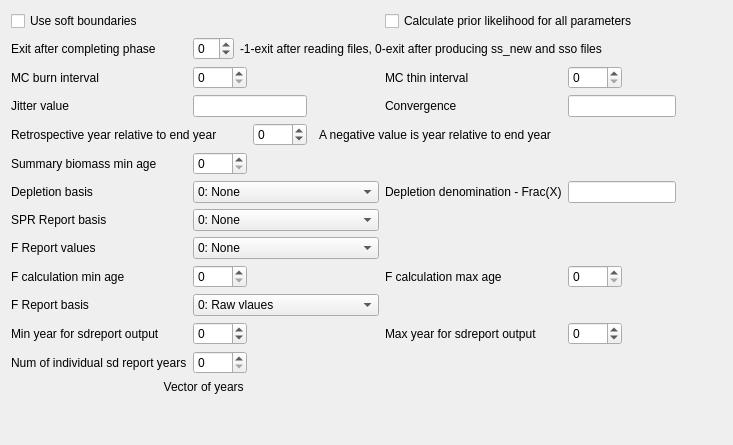
     <widget class="QWidget" name="tab_settings">
      <attribute name="title">
       <string>Settings</string>
      </attribute>
      <layout class="QVBoxLayout" name="verticalLayout_4">
       <item>
        <layout class="QGridLayout" name="gridLayout_settings">
         <item row="4" column="6" colspan="2">
          <widget class="QLineEdit" name="lineEdit_convergence"/>
         </item>
         <item row="12" column="1">
          <widget class="QSpinBox" name="spinBox_sdrpt_min_yr">
           <property name="minimum">
            <number>-5</number>
           </property>
           <property name="maximum">
            <number>2500</number>
           </property>
          </widget>
         </item>
         <item row="0" column="0">
          <widget class="QCheckBox" name="checkBox_soft_bounds">
           <property name="text">
            <string>Use soft boundaries</string>
           </property>
          </widget>
         </item>
         <item row="10" column="5">
          <widget class="QLabel" name="label_f_max_age">
           <property name="text">
            <string>F calculation max age</string>
           </property>
          </widget>
         </item>
         <item row="6" column="0">
          <widget class="QLabel" name="labe_f_bmass_min_age">
           <property name="text">
            <string>Summary biomass min age</string>
           </property>
          </widget>
         </item>
         <item row="13" column="2" rowspan="2" colspan="7">
          <layout class="QHBoxLayout" name="horizontalLayout_sdYears"/>
         </item>
         <item row="7" column="0">
          <widget class="QLabel" name="label_f_dep">
           <property name="text">
            <string>Depletion basis</string>
           </property>
          </widget>
         </item>
         <item row="13" column="1">
          <widget class="QSpinBox" name="spinBox_num_std_yrs"/>
         </item>
         <item row="7" column="1" colspan="4">
          <widget class="QComboBox" name="comboBox_f_dep">
           <item>
            <property name="text">
             <string>0: None</string>
            </property>
           </item>
           <item>
            <property name="text">
             <string>1: X * B0</string>
            </property>
           </item>
           <item>
            <property name="text">
             <string>2: X * B_msy</string>
            </property>
           </item>
           <item>
            <property name="text">
             <string>3: X * B_styr</string>
            </property>
           </item>
          </widget>
         </item>
         <item row="9" column="0">
          <widget class="QLabel" name="label_f_rpt_units">
           <property name="text">
            <string>F Report values</string>
           </property>
          </widget>
         </item>
         <item row="10" column="0">
          <widget class="QLabel" name="label_f_min_age">
           <property name="text">
            <string>F calculation min age</string>
           </property>
          </widget>
         </item>
         <item row="7" column="6" colspan="2">
          <widget class="QLineEdit" name="lineEdit_dep_denom"/>
         </item>
         <item row="11" column="1" colspan="4">
          <widget class="QComboBox" name="comboBox_f_report_basis">
           <item>
            <property name="text">
             <string>0: Raw vlaues</string>
            </property>
           </item>
           <item>
            <property name="text">
             <string>1: F / F_spr</string>
            </property>
           </item>
           <item>
            <property name="text">
             <string>2: F / F_msy</string>
            </property>
           </item>
           <item>
            <property name="text">
             <string>3: F / F_btgt</string>
            </property>
           </item>
          </widget>
         </item>
         <item row="10" column="6">
          <widget class="QSpinBox" name="spinBox_f_max_age"/>
         </item>
         <item row="8" column="1" colspan="4">
          <widget class="QComboBox" name="comboBox_spr_basis">
           <item>
            <property name="text">
             <string>0: None</string>
            </property>
           </item>
           <item>
            <property name="text">
             <string>1: (1-SPR) / (1-SPR_tgt)</string>
            </property>
           </item>
           <item>
            <property name="text">
             <string>2: (1-SPR) / (1-SPR_MSY)</string>
            </property>
           </item>
           <item>
            <property name="text">
             <string>3: (1-SPR) / (1-SPR_Btarget)</string>
            </property>
           </item>
           <item>
            <property name="text">
             <string>4:  1-SPR values</string>
            </property>
           </item>
          </widget>
         </item>
         <item row="4" column="0">
          <widget class="QLabel" name="label_jitter">
           <property name="text">
            <string>Jitter value</string>
           </property>
          </widget>
         </item>
         <item row="12" column="0">
          <widget class="QLabel" name="label_sdrpt_min_yr">
           <property name="text">
            <string>Min year for sdreport output</string>
           </property>
          </widget>
         </item>
         <item row="11" column="0">
          <widget class="QLabel" name="label_f_report_basis">
           <property name="text">
            <string>F Report basis</string>
           </property>
          </widget>
         </item>
         <item row="3" column="7">
          <spacer name="horizontalSpacer_MC">
           <property name="orientation">
            <enum>Qt::Horizontal</enum>
           </property>
           <property name="sizeHint" stdset="0">
            <size>
             <width>40</width>
             <height>20</height>
            </size>
           </property>
          </spacer>
         </item>
         <item row="0" column="1" colspan="4">
          <spacer name="horizontalSpacer_setings">
           <property name="orientation">
            <enum>Qt::Horizontal</enum>
           </property>
           <property name="sizeHint" stdset="0">
            <size>
             <width>40</width>
             <height>20</height>
            </size>
           </property>
          </spacer>
         </item>
         <item row="3" column="0">
          <widget class="QLabel" name="label_mc_burn">
           <property name="text">
            <string>MC burn interval</string>
           </property>
          </widget>
         </item>
         <item row="14" column="0" colspan="2">
          <widget class="QLabel" name="label_std_yrs">
           <property name="text">
            <string>Vector of years </string>
           </property>
           <property name="alignment">
            <set>Qt::AlignRight|Qt::AlignTrailing|Qt::AlignVCenter</set>
           </property>
          </widget>
         </item>
         <item row="12" column="6">
          <widget class="QSpinBox" name="spinBox_sdrpt_max_yr">
           <property name="minimum">
            <number>-10</number>
           </property>
           <property name="maximum">
            <number>2500</number>
           </property>
          </widget>
         </item>
         <item row="7" column="5">
          <widget class="QLabel" name="label_f_dep_denom">
           <property name="text">
            <string>Depletion denomination - Frac(X)</string>
           </property>
          </widget>
         </item>
         <item row="4" column="5">
          <widget class="QLabel" name="label_convergence">
           <property name="text">
            <string>Convergence </string>
           </property>
          </widget>
         </item>
         <item row="0" column="5" colspan="3">
          <widget class="QCheckBox" name="checkBox_priors">
           <property name="sizePolicy">
            <sizepolicy hsizetype="Minimum" vsizetype="Fixed">
             <horstretch>0</horstretch>
             <verstretch>0</verstretch>
            </sizepolicy>
           </property>
           <property name="text">
            <string>Calculate prior likelihood for all parameters</string>
           </property>
          </widget>
         </item>
         <item row="12" column="5">
          <widget class="QLabel" name="label_sdrpt_max_yr">
           <property name="text">
            <string>Max year for sdreport output</string>
           </property>
          </widget>
         </item>
         <item row="8" column="0">
          <widget class="QLabel" name="label_spr_basis">
           <property name="text">
            <string>SPR Report basis</string>
           </property>
          </widget>
         </item>
         <item row="10" column="1">
          <widget class="QSpinBox" name="spinBox_f_min_age"/>
         </item>
         <item row="6" column="1">
          <widget class="QSpinBox" name="spinBox_f_bmass_min_age"/>
         </item>
         <item row="5" column="2">
          <widget class="QSpinBox" name="spinBox_retrospect_yr">
           <property name="minimum">
            <number>-10</number>
           </property>
           <property name="maximum">
            <number>3000</number>
           </property>
          </widget>
         </item>
         <item row="5" column="0" colspan="2">
          <widget class="QLabel" name="label_retrospect_yr">
           <property name="text">
            <string>Retrospective year relative to end year</string>
           </property>
          </widget>
         </item>
         <item row="1" column="1" colspan="7">
          <layout class="QHBoxLayout" name="horizontalLayout_last_phase">
           <item>
            <widget class="QSpinBox" name="spinBox_last_phase">
             <property name="minimum">
              <number>-1</number>
             </property>
            </widget>
           </item>
           <item>
            <widget class="QLabel" name="label_last_phase_info">
             <property name="text">
              <string>-1-exit after reading files, 0-exit after producing ss_new and sso files</string>
             </property>
            </widget>
           </item>
           <item>
            <spacer name="horizontalSpacer_last_phase">
             <property name="orientation">
              <enum>Qt::Horizontal</enum>
             </property>
             <property name="sizeHint" stdset="0">
              <size>
               <width>40</width>
               <height>20</height>
              </size>
             </property>
            </spacer>
           </item>
          </layout>
         </item>
         <item row="13" column="0">
          <widget class="QLabel" name="label_num_std_yrs">
           <property name="text">
            <string>Num of individual sd report years</string>
           </property>
          </widget>
         </item>
         <item row="3" column="5">
          <widget class="QLabel" name="label_mc_thin">
           <property name="text">
            <string>MC thin interval</string>
           </property>
          </widget>
         </item>
         <item row="1" column="0">
          <widget class="QLabel" name="label_last_phase">
           <property name="text">
            <string>Exit after completing phase</string>
           </property>
          </widget>
         </item>
         <item row="9" column="1" colspan="4">
          <widget class="QComboBox" name="comboBox_f_rpt_units">
           <item>
            <property name="text">
             <string>0: None</string>
            </property>
           </item>
           <item>
            <property name="text">
             <string>1: Exploitation (Bio)</string>
            </property>
           </item>
           <item>
            <property name="text">
             <string>2: Exploitation (Num)</string>
            </property>
           </item>
           <item>
            <property name="text">
             <string>3: Sum (sum Fs by fleet)</string>
            </property>
           </item>
           <item>
            <property name="text">
             <string>4: True F for range of ages</string>
            </property>
           </item>
          </widget>
         </item>
         <item row="3" column="1">
          <widget class="QSpinBox" name="spinBox_mc_burn"/>
         </item>
         <item row="3" column="6">
          <widget class="QSpinBox" name="spinBox_mc_thin"/>
         </item>
         <item row="4" column="8">
          <spacer name="horizontalSpacer_convergence">
           <property name="orientation">
            <enum>Qt::Horizontal</enum>
           </property>
           <property name="sizeHint" stdset="0">
            <size>
             <width>40</width>
             <height>20</height>
            </size>
           </property>
          </spacer>
         </item>
         <item row="4" column="4">
          <spacer name="horizontalSpacer_jitter">
           <property name="orientation">
            <enum>Qt::Horizontal</enum>
           </property>
           <property name="sizeHint" stdset="0">
            <size>
             <width>40</width>
             <height>20</height>
            </size>
           </property>
          </spacer>
         </item>
         <item row="4" column="1" colspan="2">
          <widget class="QLineEdit" name="lineEdit_jitter"/>
         </item>
         <item row="5" column="4" colspan="3">
          <widget class="QLabel" name="label">
           <property name="text">
            <string>A negative value is year relative to end year</string>
           </property>
          </widget>
         </item>
        </layout>
       </item>
       <item>
        <spacer name="verticalSpacer_settings">
         <property name="orientation">
          <enum>Qt::Vertical</enum>
         </property>
         <property name="sizeHint" stdset="0">
          <size>
           <width>20</width>
           <height>40</height>
          </size>
         </property>
        </spacer>
       </item>
      </layout>
     </widget>
